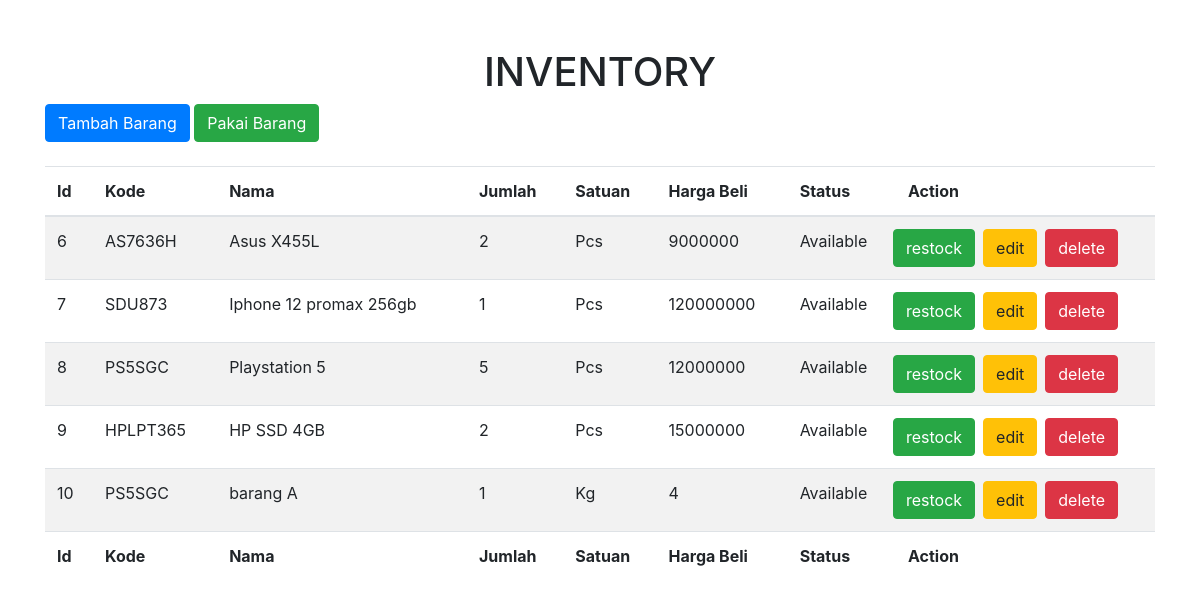
The page / on the database its author committed.
### tables this page shows
CREATE TABLE `barang` (
  `id` int NOT NULL,
  `kode_barang` varchar(20) NOT NULL,
  `nama_barang` varchar(50) NOT NULL,
  `jumlah_barang` int NOT NULL,
  `satuan_barang` varchar(20) NOT NULL,
  `harga_beli` double NOT NULL,
  `status_barang` tinyint(1) NOT NULL
);

### crud.php (called while the page is built, shortened)
<?php
$connection = mysqli_connect('localhost', 'root', '', 'inventory');
$query = "SELECT * FROM barang";
$dataBarang = mysqli_query($connection, $query);

### index.php (the view, shortened to what this page needs)
<?php
require 'crud.php';
?>
<!DOCTYPE html>
<html lang="en">
<head>
    <link rel="stylesheet" href="https://cdn.jsdelivr.net/npm/bootstrap@4.4.1/dist/css/bootstrap.min.css" />
</head>
<body>
    <div class="container mt-5">
        <div class="mt-2 mb-2">
            <h1 class="text-center">INVENTORY</h1>
        </div>
        <button type="button" class="btn btn-primary mb-4" data-toggle="modal" data-target="#formAdd">
            Tambah Barang
        </button>
        <button type="button" class="btn btn-success mb-4" data-toggle="modal" data-target="#pakaiBarang">
            Pakai Barang
        </button>
        <table id="example" class="table table-striped display" style="width:100%">
            <thead>
                <tr>
                    <th>Id</th>
                    <th>Kode</th>
                    <th>Nama</th>
                    <th>Jumlah</th>
                    <th>Satuan</th>
                    <th>Harga Beli</th>
                    <th>Status</th>
                    <th>Action</th>
                </tr>
            </thead>
            <tbody>
                <?php
                foreach ($dataBarang as $barang) {
                ?>
                    <tr>
                        <td><?= $barang['id'] ?></td>
                        <td><?= $barang['kode_barang'] ?></td>
                        <td><?= $barang['nama_barang'] ?></td>
                        <td><?= $barang['jumlah_barang'] ?></td>
                        <td><?= $barang['satuan_barang'] ?></td>
                        <td><?= $barang['harga_beli'] ?></td>
                        <td><?= $barang['status_barang'] == 1 ? 'Available' : 'Not-Available' ?></td>
                        <td>
                            <div class="row">
                                <button class="btn btn-success formRestock" data-toggle="modal" data-target="#restock">restock</button>
                                <button class="btn btn-warning  mx-2 formEdit" data-toggle="modal">edit</button>
                                <form action="http://localhost/tugas_pweb_2/crud.php" method="post" id="formDelete">
                                    <button type="submit" class="deleteData btn btn-danger" name="delete">delete</button>
                                </form>
                            </div>
                        </td>
                    </tr>
                <?php
                }
                ?>
            </tbody>
            <tfoot>
                <tr>
                    <th>Id</th>
                    <th>Kode</th>
                    <th>Nama</th>
                    <th>Jumlah</th>
                    <th>Satuan</th>
                    <th>Harga Beli</th>
                    <th>Status</th>
                    <th>Action</th>
                </tr>
            </tfoot>
        </table>
    </div>
</body>
</html>

### rows shown on the page
barang: id "6", kode_barang "AS7636H", nama_barang "Asus X455L", jumlah_barang "2", satuan_barang "Pcs", harga_beli "9000000", status_barang "Available"
barang: id "7", kode_barang "SDU873", nama_barang "Iphone 12 promax 256gb", jumlah_barang "1", satuan_barang "Pcs", harga_beli "120000000", status_barang "Available"
barang: id "8", kode_barang "PS5SGC", nama_barang "Playstation 5", jumlah_barang "5", satuan_barang "Pcs", harga_beli "12000000", status_barang "Available"
barang: id "9", kode_barang "HPLPT365", nama_barang "HP SSD 4GB", jumlah_barang "2", satuan_barang "Pcs", harga_beli "15000000", status_barang "Available"
barang: id "10", kode_barang "PS5SGC", nama_barang "barang A", jumlah_barang "1", satuan_barang "Kg", harga_beli "4", status_barang "Available"
